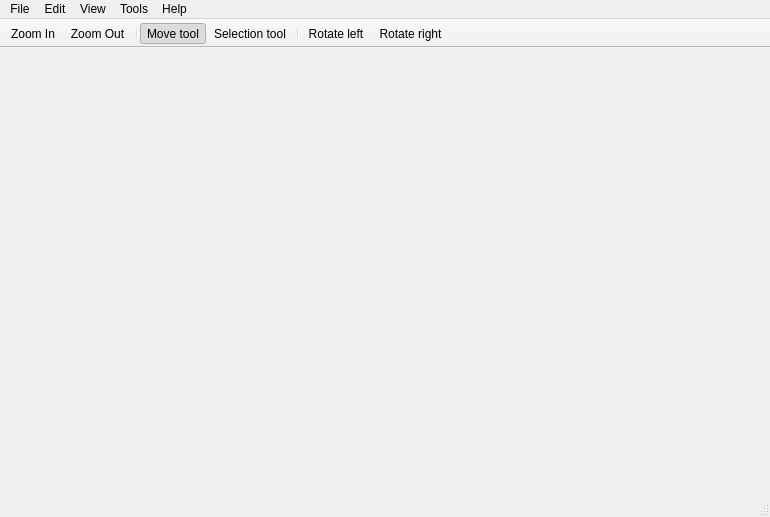
<?xml version="1.0" encoding="UTF-8"?>
<ui version="4.0">
 <class>MainWindow</class>
 <widget class="QMainWindow" name="MainWindow">
  <property name="geometry">
   <rect>
    <x>0</x>
    <y>0</y>
    <width>770</width>
    <height>517</height>
   </rect>
  </property>
  <property name="windowTitle">
   <string>MainWindow</string>
  </property>
  <property name="unifiedTitleAndToolBarOnMac">
   <bool>true</bool>
  </property>
  <widget class="QWidget" name="centralwidget"/>
  <widget class="QMenuBar" name="menubar">
   <property name="geometry">
    <rect>
     <x>0</x>
     <y>0</y>
     <width>770</width>
     <height>22</height>
    </rect>
   </property>
   <widget class="QMenu" name="menuFile">
    <property name="title">
     <string>File</string>
    </property>
    <addaction name="actionOpen"/>
    <addaction name="actionSave"/>
    <addaction name="actionSaveAs"/>
    <addaction name="separator"/>
    <addaction name="actionQuit"/>
   </widget>
   <widget class="QMenu" name="menuEdit">
    <property name="title">
     <string>Edit</string>
    </property>
    <addaction name="actionRedo"/>
    <addaction name="actionUndo"/>
    <addaction name="separator"/>
    <addaction name="actionCut"/>
    <addaction name="actionCopy"/>
    <addaction name="separator"/>
    <addaction name="actionMoveTool"/>
    <addaction name="actionSelectionTool"/>
    <addaction name="separator"/>
    <addaction name="actionPreferences"/>
   </widget>
   <widget class="QMenu" name="menuHelp">
    <property name="title">
     <string>Help</string>
    </property>
    <addaction name="actionAboutQt"/>
    <addaction name="actionAbout"/>
   </widget>
   <widget class="QMenu" name="menuView">
    <property name="title">
     <string>View</string>
    </property>
    <addaction name="actionZoomIn"/>
    <addaction name="actionZoomOut"/>
    <addaction name="actionFitInView"/>
    <addaction name="actionNormalSize"/>
    <addaction name="separator"/>
    <addaction name="actionPreviousImage"/>
    <addaction name="actionNextImage"/>
   </widget>
   <widget class="QMenu" name="menuTools">
    <property name="title">
     <string>Tools</string>
    </property>
    <addaction name="actionResizeImage"/>
    <addaction name="separator"/>
    <addaction name="actionRotateLeft"/>
    <addaction name="actionRotateRight"/>
    <addaction name="separator"/>
    <addaction name="actionFlipHorizontally"/>
    <addaction name="actionFlipVertically"/>
   </widget>
   <addaction name="menuFile"/>
   <addaction name="menuEdit"/>
   <addaction name="menuView"/>
   <addaction name="menuTools"/>
   <addaction name="menuHelp"/>
  </widget>
  <widget class="QStatusBar" name="statusbar"/>
  <widget class="QToolBar" name="toolBar">
   <property name="windowTitle">
    <string>toolBar</string>
   </property>
   <property name="movable">
    <bool>false</bool>
   </property>
   <property name="floatable">
    <bool>false</bool>
   </property>
   <attribute name="toolBarArea">
    <enum>TopToolBarArea</enum>
   </attribute>
   <attribute name="toolBarBreak">
    <bool>false</bool>
   </attribute>
   <addaction name="actionZoomIn"/>
   <addaction name="actionZoomOut"/>
   <addaction name="separator"/>
   <addaction name="actionMoveTool"/>
   <addaction name="actionSelectionTool"/>
   <addaction name="separator"/>
   <addaction name="actionRotateLeft"/>
   <addaction name="actionRotateRight"/>
  </widget>
  <action name="actionZoomIn">
   <property name="text">
    <string>Zoom In</string>
   </property>
   <property name="shortcut">
    <string>Ctrl+=</string>
   </property>
  </action>
  <action name="actionZoomOut">
   <property name="text">
    <string>Zoom Out</string>
   </property>
   <property name="shortcut">
    <string>Ctrl+-</string>
   </property>
  </action>
  <action name="actionOpen">
   <property name="text">
    <string>Open</string>
   </property>
   <property name="shortcut">
    <string>Ctrl+O</string>
   </property>
  </action>
  <action name="actionSave">
   <property name="enabled">
    <bool>false</bool>
   </property>
   <property name="text">
    <string>Save</string>
   </property>
   <property name="shortcut">
    <string>Ctrl+S</string>
   </property>
  </action>
  <action name="actionFitInView">
   <property name="text">
    <string>Fit in view</string>
   </property>
   <property name="shortcut">
    <string>Ctrl+9</string>
   </property>
  </action>
  <action name="actionNormalSize">
   <property name="text">
    <string>Normal Size</string>
   </property>
   <property name="shortcut">
    <string>Ctrl+0</string>
   </property>
  </action>
  <action name="actionFlipHorizontally">
   <property name="text">
    <string>Flip horizontally</string>
   </property>
   <property name="shortcut">
    <string>Ctrl+Shift+H</string>
   </property>
  </action>
  <action name="actionRotateLeft">
   <property name="text">
    <string>Rotate left</string>
   </property>
   <property name="shortcut">
    <string>Ctrl+L</string>
   </property>
  </action>
  <action name="actionRotateRight">
   <property name="text">
    <string>Rotate right</string>
   </property>
   <property name="shortcut">
    <string>Ctrl+R</string>
   </property>
  </action>
  <action name="actionFlipVertically">
   <property name="text">
    <string>Flip vertically</string>
   </property>
   <property name="shortcut">
    <string>Ctrl+Shift+V</string>
   </property>
  </action>
  <action name="actionQuit">
   <property name="text">
    <string>Quit</string>
   </property>
   <property name="shortcut">
    <string>Ctrl+Q</string>
   </property>
   <property name="menuRole">
    <enum>QAction::QuitRole</enum>
   </property>
  </action>
  <action name="actionAboutQt">
   <property name="text">
    <string>About Qt...</string>
   </property>
   <property name="menuRole">
    <enum>QAction::AboutQtRole</enum>
   </property>
  </action>
  <action name="actionAbout">
   <property name="text">
    <string>About...</string>
   </property>
   <property name="menuRole">
    <enum>QAction::AboutRole</enum>
   </property>
  </action>
  <action name="actionSaveAs">
   <property name="enabled">
    <bool>false</bool>
   </property>
   <property name="text">
    <string>Save As</string>
   </property>
   <property name="shortcut">
    <string>Ctrl+Shift+S</string>
   </property>
  </action>
  <action name="actionCut">
   <property name="enabled">
    <bool>false</bool>
   </property>
   <property name="text">
    <string>Cut</string>
   </property>
   <property name="shortcut">
    <string>Ctrl+X</string>
   </property>
  </action>
  <action name="actionCopy">
   <property name="enabled">
    <bool>false</bool>
   </property>
   <property name="text">
    <string>Copy</string>
   </property>
   <property name="shortcut">
    <string>Ctrl+C</string>
   </property>
  </action>
  <action name="actionMoveTool">
   <property name="checkable">
    <bool>true</bool>
   </property>
   <property name="checked">
    <bool>true</bool>
   </property>
   <property name="text">
    <string>Move tool</string>
   </property>
   <property name="shortcut">
    <string>Ctrl+1</string>
   </property>
  </action>
  <action name="actionSelectionTool">
   <property name="checkable">
    <bool>true</bool>
   </property>
   <property name="text">
    <string>Selection tool</string>
   </property>
   <property name="shortcut">
    <string>Ctrl+2</string>
   </property>
  </action>
  <action name="actionRedo">
   <property name="enabled">
    <bool>false</bool>
   </property>
   <property name="text">
    <string>Redo</string>
   </property>
   <property name="shortcut">
    <string>Ctrl+Shift+Z</string>
   </property>
  </action>
  <action name="actionUndo">
   <property name="enabled">
    <bool>false</bool>
   </property>
   <property name="text">
    <string>Undo</string>
   </property>
   <property name="shortcut">
    <string>Ctrl+Z</string>
   </property>
  </action>
  <action name="actionPreferences">
   <property name="text">
    <string>Preferences</string>
   </property>
   <property name="shortcut">
    <string>Ctrl+,</string>
   </property>
   <property name="menuRole">
    <enum>QAction::PreferencesRole</enum>
   </property>
  </action>
  <action name="actionResizeImage">
   <property name="text">
    <string>Resize image...</string>
   </property>
  </action>
  <action name="actionPreviousImage">
   <property name="text">
    <string>Previous image</string>
   </property>
   <property name="shortcut">
    <string>Left</string>
   </property>
  </action>
  <action name="actionNextImage">
   <property name="text">
    <string>Next image</string>
   </property>
   <property name="shortcut">
    <string>Right</string>
   </property>
  </action>
 </widget>
 <resources/>
 <connections/>
</ui>
